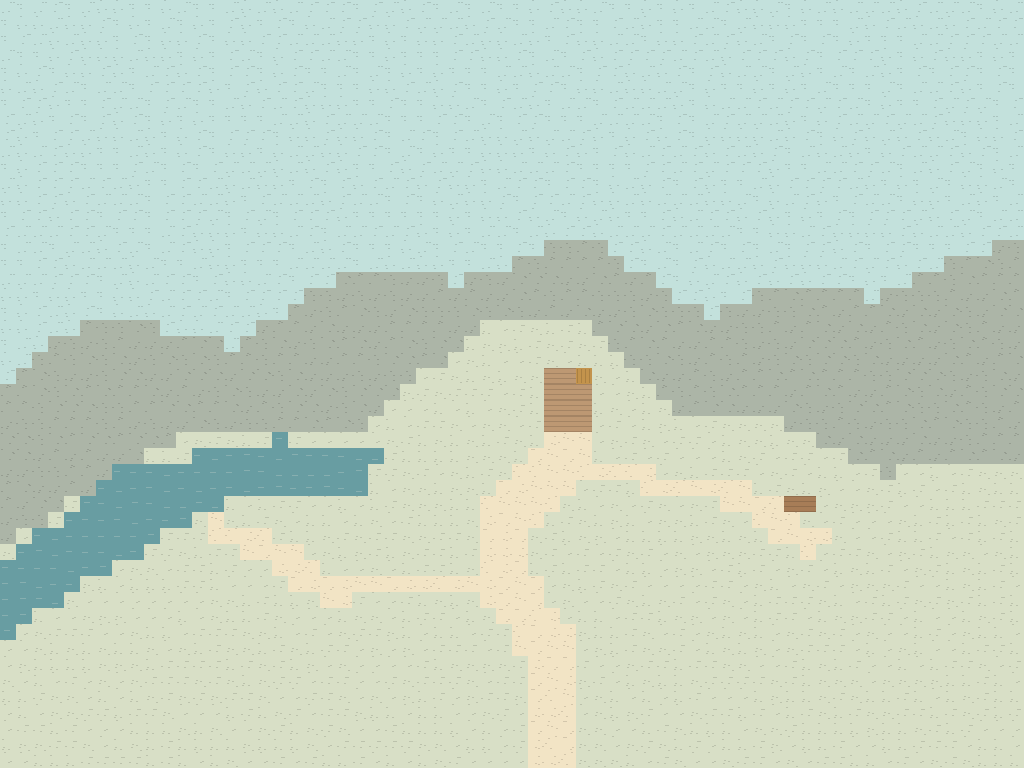

A level layout from a 2D game, rendered from its tile map. Below: a short description, then the map file with tile-grid data replaced by summaries:
An orthogonal 64x48 tile map with 16x16 px tiles, 3 tile layers (地形与水体, 道路 · 铺地与栈桥, 建筑与家具占地), 1 hidden layer not drawn and 13 objects (4x route, 3x 犬橇, 3x 观察, beacon, bench, ...).

<map version="1.10" tiledversion="1.10.2" orientation="orthogonal" renderorder="right-down" width="64" height="48" tilewidth="16" tileheight="16" infinite="0" nextlayerid="12" nextobjectid="14">
  <properties>
    <property name="地点" value="ArcticPassage_Glacier" />
    <property name="图名" value="冰川前缘" />
    <property name="阶段" value="焕新版空间规划 / 01" />
    <property name="单位" value="1格 = 16设计像素；左上原点" />
    <property name="编辑说明" value="地形和道路用图块刷。交互与落点用对象工具。碰撞层默认隐藏，红格阻行。" />
  </properties>
  <tileset firstgid="1" source="../图块/制图色板.tsx" />
  <layer id="1" name="地形与水体" width="64" height="48">
    <data>[3072 cells, 3072 non-empty, 16 distinct tile ids]</data>
  </layer>
  <layer id="2" name="道路 · 铺地与栈桥" width="64" height="48">
    <data>[3072 cells, 137 non-empty, 7 distinct tile ids]</data>
  </layer>
  <layer id="3" name="建筑与家具占地" width="64" height="48">
    <data>[3072 cells, 3 non-empty, 3 distinct tile ids]</data>
  </layer>
  <layer id="4" name="碰撞 · 红格阻行" width="64" height="48" visible="0" opacity=".55">
    <data>[3072 cells, 1881 non-empty, 4 distinct tile ids]</data>
  </layer>
  <objectgroup id="5" name="建筑 · 轮廓与用途" color="#5f5b4b" visible="0">
    <object id="1" name="测量仪" type="beacon" x="576" y="368" width="16" height="16">
      <properties>
        <property name="用途" value="街道家具与地标；占地计入碰撞" />
      </properties>
    </object>
    <object id="2" name="记录长椅" type="bench" x="784" y="496" width="32" height="16">
      <properties>
        <property name="用途" value="街道家具与地标；占地计入碰撞" />
      </properties>
    </object>
  </objectgroup>
  <objectgroup id="6" name="专题 · 开发区与季节活动" color="#8b7542" visible="0" />
  <objectgroup id="7" name="步道 · 中心线与宽度" color="#9a693d" visible="0">
    <object id="3" name="path 1" type="route" x="552.0" y="760.0">
      <properties>
        <property name="宽度_格" value="3" />
      </properties>
      <polyline points="0.0,0.0 0.0,-112.0 -48.0,-176.0 -48.0,-240.0 16.0,-304.0 16.0,-368.0" />
    </object>
    <object id="4" name="path 2" type="route" x="504.0" y="584.0">
      <properties>
        <property name="宽度_格" value="2" />
      </properties>
      <polyline points="0.0,0.0 -160.0,16.0 -240.0,-32.0 -288.0,-48.0" />
    </object>
    <object id="5" name="path 3" type="route" x="568.0" y="456.0">
      <properties>
        <property name="宽度_格" value="2" />
      </properties>
      <polyline points="0.0,0.0 160.0,32.0 240.0,80.0" />
    </object>
    <object id="6" name="deck 4" type="route" x="568.0" y="424.0">
      <properties>
        <property name="宽度_格" value="3" />
      </properties>
      <polyline points="0.0,0.0 0.0,-48.0" />
    </object>
  </objectgroup>
  <objectgroup id="8" name="玩法 · 站位与交互说明" color="#944b3c">
    <object id="7" name="冰川犬队站" type="犬橇" x="552.0" y="648.0">
      <properties>
        <property name="用途" value="冬季固定站，全年可步行折返" />
        <property name="站位" value="34,40" />
      </properties>
      <point />
    </object>
    <object id="8" name="前缘观测台" type="观察" x="568.0" y="376.0">
      <properties>
        <property name="用途" value="栏后观测，封闭裂隙和融水" />
        <property name="站位" value="35,23" />
      </properties>
      <point />
    </object>
    <object id="9" name="冰碛剖面" type="观察" x="216.0" y="536.0">
      <properties>
        <property name="用途" value="记录冰川沉积" />
        <property name="站位" value="13,33" />
      </properties>
      <point />
    </object>
    <object id="10" name="风声听台" type="观察" x="808.0" y="536.0">
      <properties>
        <property name="用途" value="终点回望来路，可在此掉头" />
        <property name="站位" value="50,33" />
      </properties>
      <point />
    </object>
  </objectgroup>
  <objectgroup id="9" name="连接 · 触发与目的地" color="#2c6973" visible="0">
    <object id="11" name="往 雪橇山路" type="步行" x="528" y="752" width="48" height="16">
      <properties>
        <property name="条件" value="全年开放" />
        <property name="中心格" value="34,47" />
        <property name="目标地点" value="SledTrail" />
        <property name="目标落点" value="34,3" />
        <property name="本侧落点" value="34,44" />
      </properties>
    </object>
    <object id="12" name="往 背风营地" type="犬橇" x="544" y="640" width="16" height="16">
      <properties>
        <property name="条件" value="冬季、四步试乘解锁、天气许可" />
        <property name="中心格" value="34,40" />
        <property name="目标地点" value="WinterCamp" />
        <property name="目标落点" value="12,23" />
        <property name="本侧落点" value="34,38" />
      </properties>
    </object>
    <object id="13" name="往 河桥苔原" type="犬橇" x="544" y="640" width="16" height="16">
      <properties>
        <property name="条件" value="冬季、四步试乘解锁、天气许可" />
        <property name="中心格" value="34,40" />
        <property name="目标地点" value="Tundra" />
        <property name="目标落点" value="29,42" />
        <property name="本侧落点" value="34,38" />
      </properties>
    </object>
  </objectgroup>
  <objectgroup id="10" name="日程 · 候选停留点" color="#4b714c" visible="0" />
  <objectgroup id="11" name="节日 · 六人站位" color="#a95730" visible="0" />
</map>
